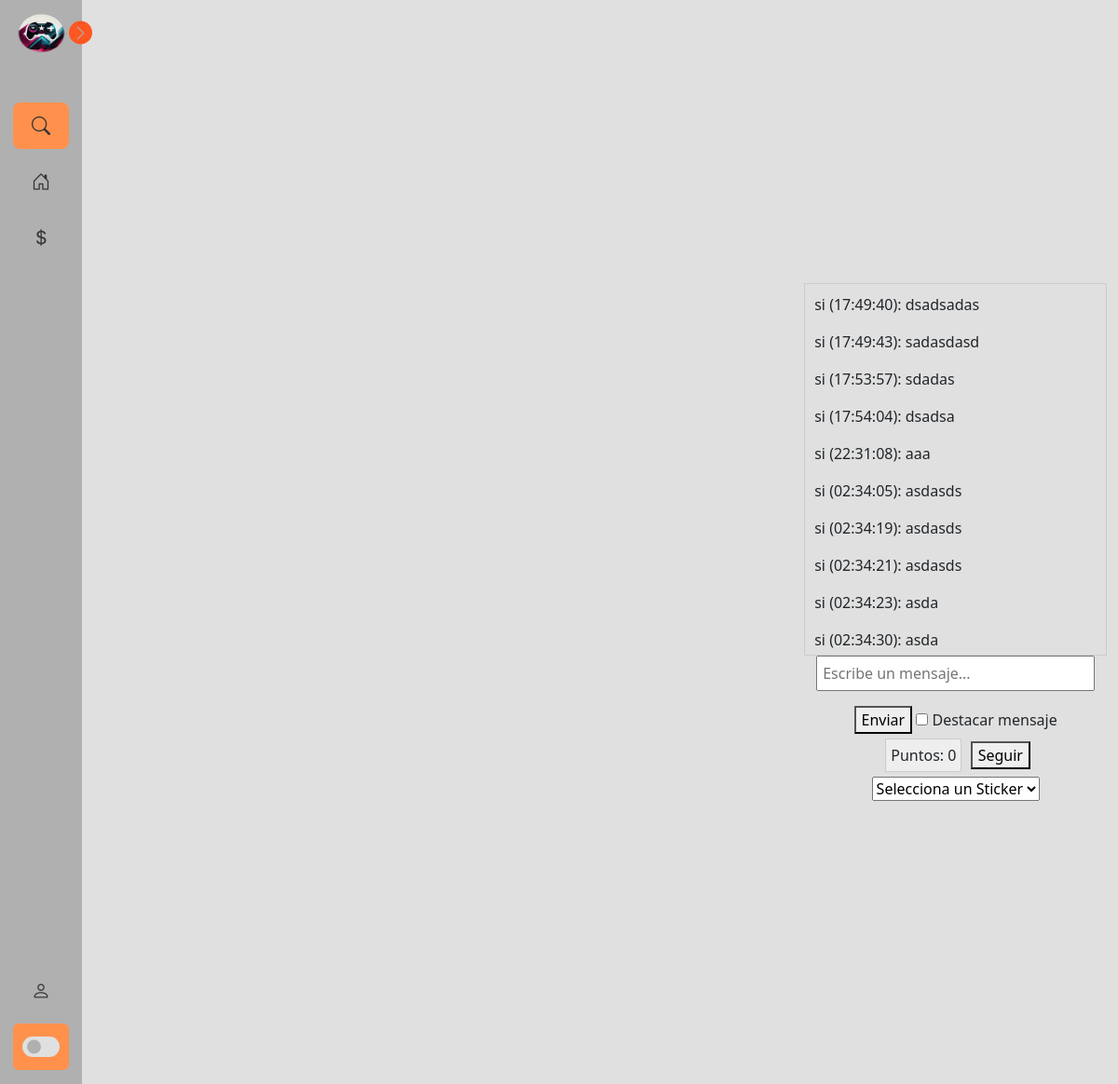
Screenshot of /streamStramer/1/ (signed in) with the database file from the repository.
### tvapp/models.py (models this page shows, shortened)
class MensajeChat(models.Model):
    usuario = models.ForeignKey(User, on_delete=models.CASCADE)
    sala = models.ForeignKey('Sala', on_delete=models.CASCADE)
    mensaje = models.TextField()
    timestamp = models.DateTimeField(auto_now_add=True)

class Puntos(models.Model):
    usuario = models.OneToOneField(User, on_delete=models.CASCADE)
    puntos = models.IntegerField(default=0)

### tvapp/views.py (the view)
# urls.py: path('streamStramer/<int:sala_id>/', views.streamStramer, name='streamStramer'),
@login_required
def streamStramer(request, sala_id):
    usuario_actual = request.user
    puntos_usuario = None
    sala = get_object_or_404(Sala, id=sala_id)
    mensajes = MensajeChat.objects.filter(sala=sala).order_by('timestamp')
    if usuario_actual.is_authenticated:
        puntos_usuario, created = Puntos.objects.get_or_create(usuario=request.user)
        if request.method == 'GET':
            sala = get_object_or_404(Sala, id=sala_id)
            mensajes = MensajeChat.objects.filter(sala=sala).order_by('timestamp')
            data = [{'usuario': mensaje.usuario.username, 'mensaje': mensaje.mensaje, 'timestamp': str(mensaje.timestamp)} for mensaje in mensajes]
    return render(request, 'streamStramer.html', { 'sala': sala, 'mensajes': mensajes, 'puntos_usuario': puntos_usuario})

### tvapp/templates/streamStramer.html (shortened to what this page needs)
{% extends 'baseInicio.html' %}
{% load static %}
{% block head %}
<link rel="stylesheet" href="{% static 'css/chat.css' %}">
{% endblock %}
{% block content %}
<div data-email="{{ email }}" class="body">
    <div class="container" id="chat-container">
        <div id="chat">
            {% for mensaje in mensajes %}
                <p>{{ mensaje.usuario.username }} ({{ mensaje.timestamp|date:"H:i:s" }}): {{ mensaje.mensaje }}</p>
            {% endfor %}
        </div>
        <form id="enviar_mensaje" action="/enviar_mensaje/{{sala.id}}" method="POST" enctype="multipart/form-data">
            {% if user.is_authenticated %}
                <input name="mensaje" type="text" id="input" placeholder="Escribe un mensaje...">
                <button type="button" onclick="sendMessage()">Enviar</button>
                <input type="checkbox" id="destacar"> Destacar mensaje
                <br>
                <span class="puntos-container">Puntos: {{ puntos_usuario.puntos }}</span>
                <button id="seguir-btn">Seguir</button>
                <select id="sticker-dropdown">
                    <option value="" selected>Selecciona un Sticker</option>
                </select>
                {% endif %}
            </form>
    </div>
</div>
{% endblock %}

### tvapp/static/css/styleNavbar.css (style rules this page uses)
:root { --body-color: #e0e0e0; --sidebar-color: #b0b0b0; --primary-color: #ff5722; --primary-color-light: #ff914d; --toggle-color: #e0e0e0; --text-color: #333333; --tran-03: all 0.2s ease; --tran-03: all 0.3s ease; --tran-04: all 0.3s ease; --tran-05: all 0.3s ease; }
body { min-height: 100vh; background-color: var(--body-color); transition: var(--tran-05); }

### tvapp/static/css/chat.css (style rules this page uses)
#chat { width: 300px; height: 400px; border: 1px solid #ccc; }
#input { width: 300px; }
.puntos-container { background-color: #eee; padding: 5px; margin: 5px; border: 1px solid #ccc; display: inline-block; }
.body { display: flex; justify-content: center; align-items: center; height: 100vh; margin: 0; }
.container { text-align: center; }
#chat-container { overflow-y: hidden; width: 500px; height: auto; }
#chat { overflow-y: auto; text-align: left; width: 100%; padding: 10px; }
#input { width: 92%; padding: 5px; }

### rows the page displays
MensajeChat: usuario.username "si", timestamp "17:49:40", mensaje "dsadsadas"
MensajeChat: usuario.username "si", timestamp "17:49:43", mensaje "sadasdasd"
MensajeChat: usuario.username "si", timestamp "17:53:57", mensaje "sdadas"
MensajeChat: usuario.username "si", timestamp "17:54:04", mensaje "dsadsa"
MensajeChat: usuario.username "si", timestamp "22:31:08", mensaje "aaa"
MensajeChat: usuario.username "si", timestamp "02:34:05", mensaje "asdasds"
MensajeChat: usuario.username "si", timestamp "02:34:19", mensaje "asdasds"
MensajeChat: usuario.username "si", timestamp "02:34:21", mensaje "asdasds"
MensajeChat: usuario.username "si", timestamp "02:34:23", mensaje "asda"
MensajeChat: usuario.username "si", timestamp "02:34:30", mensaje "asda"
Puntos: puntos "0"
